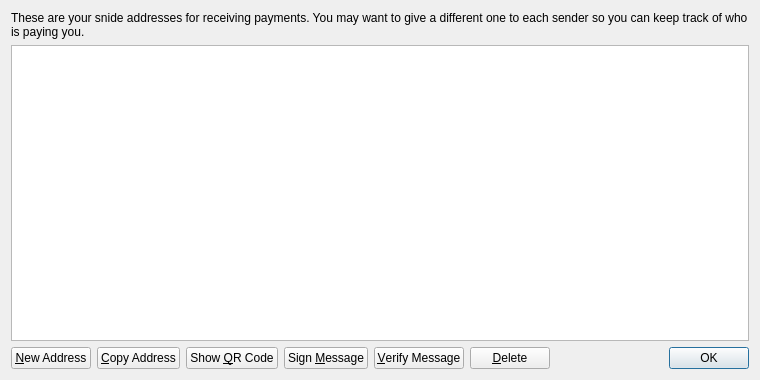
<?xml version="1.0" encoding="UTF-8"?>
<ui version="4.0">
 <class>AddressBookPage</class>
 <widget class="QWidget" name="AddressBookPage">
  <property name="geometry">
   <rect>
    <x>0</x>
    <y>0</y>
    <width>760</width>
    <height>380</height>
   </rect>
  </property>
  <property name="windowTitle">
   <string>Address Book</string>
  </property>
  <layout class="QVBoxLayout" name="verticalLayout">
   <item>
    <widget class="QLabel" name="labelExplanation">
     <property name="text">
      <string>These are your snide addresses for receiving payments. You may want to give a different one to each sender so you can keep track of who is paying you.</string>
     </property>
     <property name="textFormat">
      <enum>Qt::PlainText</enum>
     </property>
     <property name="wordWrap">
      <bool>true</bool>
     </property>
    </widget>
   </item>
   <item>
    <widget class="QTableView" name="tableView">
     <property name="contextMenuPolicy">
      <enum>Qt::CustomContextMenu</enum>
     </property>
     <property name="toolTip">
      <string>Double-click to edit address or label</string>
     </property>
     <property name="tabKeyNavigation">
      <bool>false</bool>
     </property>
     <property name="alternatingRowColors">
      <bool>true</bool>
     </property>
     <property name="selectionMode">
      <enum>QAbstractItemView::SingleSelection</enum>
     </property>
     <property name="selectionBehavior">
      <enum>QAbstractItemView::SelectRows</enum>
     </property>
     <property name="sortingEnabled">
      <bool>true</bool>
     </property>
     <attribute name="verticalHeaderVisible">
      <bool>false</bool>
     </attribute>
    </widget>
   </item>
   <item>
    <layout class="QHBoxLayout" name="horizontalLayout">
     <item>
      <widget class="QPushButton" name="newAddressButton">
       <property name="toolTip">
        <string>Create a new address</string>
       </property>
       <property name="text">
        <string>&amp;New Address</string>
       </property>
       <property name="icon">
        <iconset resource="../bitcoin.qrc">
         <normaloff>:/icons/add</normaloff>:/icons/add</iconset>
       </property>
      </widget>
     </item>
     <item>
      <widget class="QPushButton" name="copyToClipboard">
       <property name="toolTip">
        <string>Copy the currently selected address to the system clipboard</string>
       </property>
       <property name="text">
        <string>&amp;Copy Address</string>
       </property>
       <property name="icon">
        <iconset resource="../bitcoin.qrc">
         <normaloff>:/icons/editcopy</normaloff>:/icons/editcopy</iconset>
       </property>
      </widget>
     </item>
     <item>
      <widget class="QPushButton" name="showQRCode">
       <property name="text">
        <string>Show &amp;QR Code</string>
       </property>
       <property name="icon">
        <iconset resource="../bitcoin.qrc">
         <normaloff>:/icons/qrcode</normaloff>:/icons/qrcode</iconset>
       </property>
      </widget>
     </item>
     <item>
      <widget class="QPushButton" name="signMessage">
       <property name="toolTip">
        <string>Sign a message to prove you own a snide address</string>
       </property>
       <property name="text">
        <string>Sign &amp;Message</string>
       </property>
       <property name="icon">
        <iconset resource="../bitcoin.qrc">
         <normaloff>:/icons/edit</normaloff>:/icons/edit</iconset>
       </property>
      </widget>
     </item>
     <item>
      <widget class="QPushButton" name="verifyMessage">
       <property name="toolTip">
        <string>Verify a message to ensure it was signed with a specified snide address</string>
       </property>
       <property name="text">
        <string>&amp;Verify Message</string>
       </property>
       <property name="icon">
        <iconset resource="../bitcoin.qrc">
         <normaloff>:/icons/transaction_0</normaloff>:/icons/transaction_0</iconset>
       </property>
      </widget>
     </item>
     <item>
      <widget class="QPushButton" name="deleteButton">
       <property name="toolTip">
        <string>Delete the currently selected address from the list</string>
       </property>
       <property name="text">
        <string>&amp;Delete</string>
       </property>
       <property name="icon">
        <iconset resource="../bitcoin.qrc">
         <normaloff>:/icons/remove</normaloff>:/icons/remove</iconset>
       </property>
      </widget>
     </item>
     <item>
      <spacer name="horizontalSpacer">
       <property name="orientation">
        <enum>Qt::Horizontal</enum>
       </property>
       <property name="sizeHint" stdset="0">
        <size>
         <width>40</width>
         <height>20</height>
        </size>
       </property>
      </spacer>
     </item>
     <item>
      <widget class="QDialogButtonBox" name="buttonBox">
       <property name="sizePolicy">
        <sizepolicy hsizetype="Maximum" vsizetype="Fixed">
         <horstretch>0</horstretch>
         <verstretch>0</verstretch>
        </sizepolicy>
       </property>
       <property name="standardButtons">
        <set>QDialogButtonBox::Ok</set>
       </property>
      </widget>
     </item>
    </layout>
   </item>
  </layout>
 </widget>
 <resources>
  <include location="../bitcoin.qrc"/>
 </resources>
 <connections/>
</ui>
